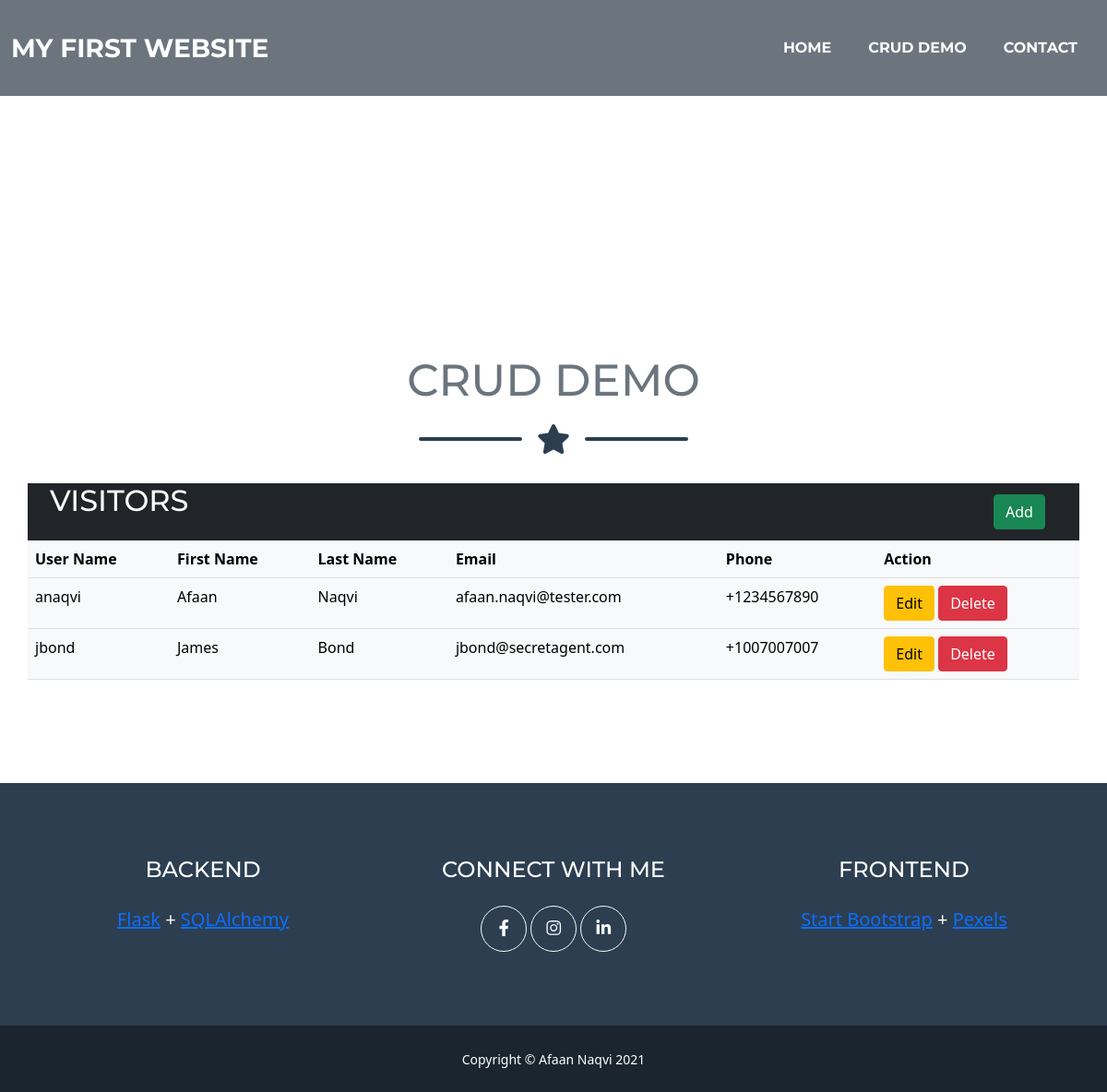
The app's page /visitors, older data.
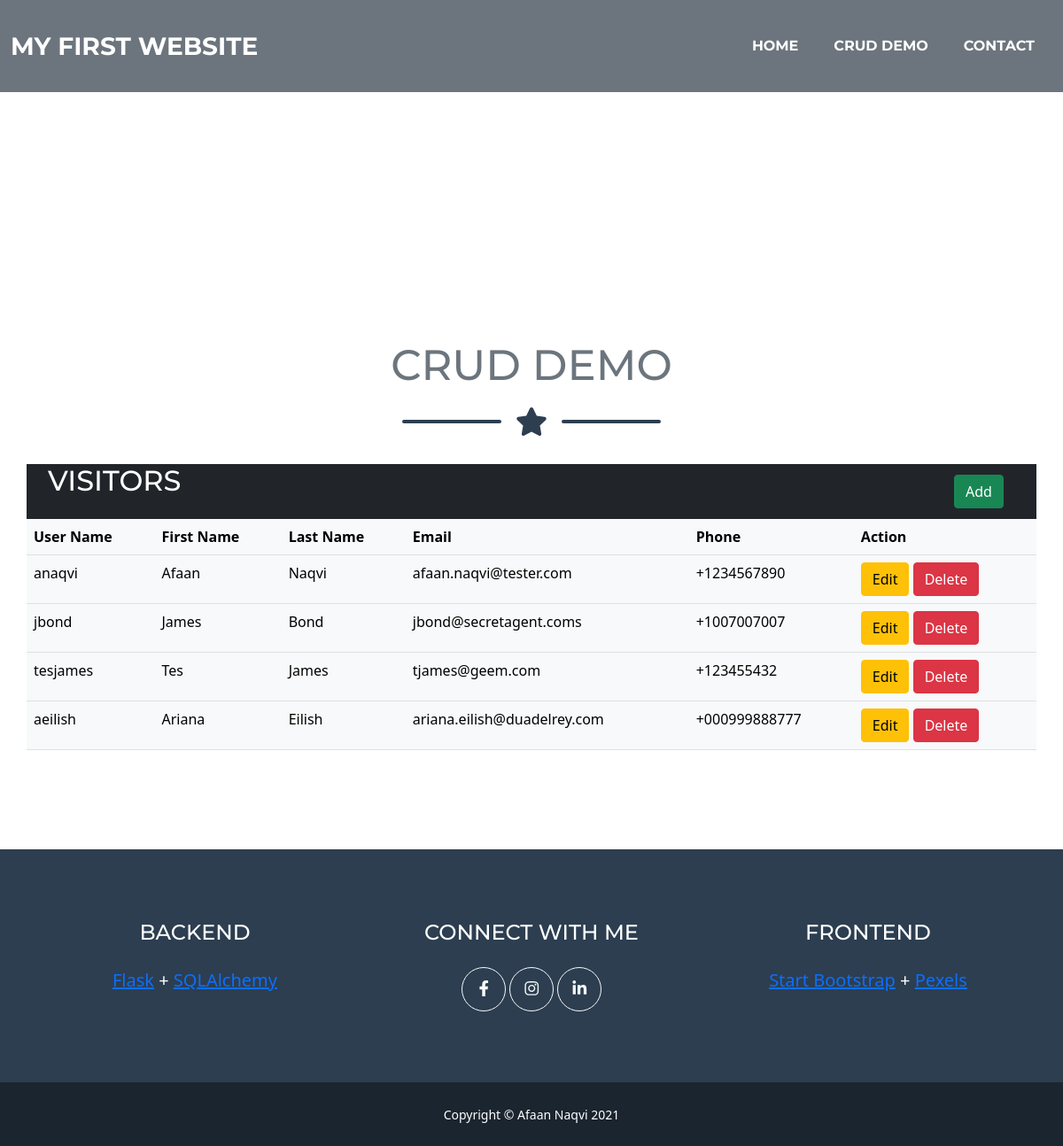
The same page, newer data.
### models/visitor.py (models this page shows, shortened)
class VisitorModel(db.Model):
    __tablename__ = 'visitors'
    user_name = db.Column(db.String(80), primary_key=True)
    first_name = db.Column(db.String(80))
    last_name = db.Column(db.String(80))
    email = db.Column(db.String(80))
    phone = db.Column(db.String(80))
    def json(self):
        return {'user_name': self.user_name,
                'first_name': self.first_name,
                'last_name': self.last_name,
                'email': self.email,
                'phone': self.phone
                }

### app.py (the view)
@app.route('/visitors')
def visitors():
    headers = {'Content-Type': 'text/html'}
    visitors = [visitor.json() for visitor in VisitorModel.query.all()]
    return make_response(render_template('visitors.html', visitors=visitors), 200, headers)

### templates/visitors.html (shortened to what this page needs)
{% extends 'layout.html' %}
{% block body %}
<header class="masthead bg-faded">
</header>
<section class="page-section" id="visitors">
  <div class="container">
    <h2 class="page-section-heading text-center text-uppercase text-secondary mb-0">CRUD Demo</h2>
    <div class="divider-custom">
      <div class="divider-custom-line"></div>
      <div class="divider-custom-icon"><i class="fas fa-star"></i></div>
      <div class="divider-custom-line"></div>
    </div>
    <div class="row justify-content-center">
      <div class="row bg-dark h-100">
        <div class="col-lg-11 my-auto">
          <h2 class="text-uppercase text-white mb-4">Visitors</h2>
        </div>
        <div class="col-lg my-auto">
          <button type="button" class="btn btn-success" data-bs-toggle="modal" data-bs-target="#addModal">Add</button>
        </div>
      </div>
      <table class="table table-light">
        <tr>
          <th>User Name</th>
          <th>First Name</th>
          <th>Last Name</th>
          <th>Email</th>
          <th>Phone</th>
          <th>Action</th>
        </tr>
        {%for visitor in visitors%}
        <tr>
          <td>{{visitor.user_name}}</td>
          <td>{{visitor.first_name}}</td>
          <td>{{visitor.last_name}}</td>
          <td>{{visitor.email}}</td>
          <td>{{visitor.phone}}</td>
          <td>
            <button type="button" class="btn btn-warning" data-bs-toggle="modal" data-bs-target="#editModal{{ visitor.user_name }}">Edit</button>
            <a href="/visitor/{{visitor.user_name}}/delete" class="btn btn-danger btn-xs" onclick="return confirm('Are you sure you want to delete {{visitor.user_name}}?')">Delete</a>
          </td>
        </tr>
        <div class="modal fade" id="editModal{{ visitor.user_name }}" tabindex="-1" aria-labelledby="editModalLabel" aria-hidden="true">
          {%endfor%}
        </div>
      </table>
    </div>
  </div>
</section>
{% endblock %}

### templates/layout.html (shortened to what this page needs)
<!DOCTYPE html>
<html>
<head>
	<link rel= "stylesheet" type= "text/css" href= "{{ url_for('static',filename='styles/mainpage.css') }}">
	<link href="https://cdn.jsdelivr.net/npm/bootstrap@5.1.0/dist/css/bootstrap.min.css" rel="stylesheet">
</head>
    <body id="page-top">
        <nav class="navbar navbar-expand-lg bg-secondary text-uppercase fixed-top" id="mainNav">
            <div class="container-fluid">
                <a class="navbar-brand" href="#page-top">My First Website</a>
                <div class="collapse navbar-collapse" id="navbarResponsive">
                    <ul class="navbar-nav ms-auto">
                        <li class="nav-item mx-0 mx-lg-1"><a class="nav-link py-3 px-0 px-lg-3 rounded" href="/">Home</a></li>
                        <li class="nav-item mx-0 mx-lg-1"><a class="nav-link py-3 px-0 px-lg-3 rounded" href="/visitors">CRUD Demo</a></li>
                        <li class="nav-item mx-0 mx-lg-1"><a class="nav-link py-3 px-0 px-lg-3 rounded" href="/contact">Contact</a></li>
                    </ul>
                </div>
            </div>
        </nav>
        {% block body %}{% endblock %}
        <footer class="footer text-center">
            <div class="container">
                <div class="row">
                    <div class="col-lg-4 mb-5 mb-lg-0">
                        <h4 class="text-uppercase mb-4">Backend</h4>
                        <p class="lead mb-0">
                            <a href="https://flask.palletsprojects.com/en/2.0.x/">Flask</a> + <a href="https://www.sqlalchemy.org/">SQLAlchemy</a>
                        </p>
                    </div>
                    <div class="col-lg-4 mb-5 mb-lg-0">
                        <h4 class="text-uppercase mb-4">Connect with Me</h4>
                        <a class="btn btn-outline-light btn-circle btn-lg" href="https://www.facebook.com/afaan.naqvi"><i class="fab fa-fw fa-facebook-f"></i></a>
                        <a class="btn btn-outline-light btn-circle btn-lg" href="https://www.instagram.com/axn5556/"><i class="fab fa-fw fa-instagram"></i></a>
                        <a class="btn btn-outline-light btn-circle btn-lg" href="https://www.linkedin.com/in/afaan-naqvi-30767bb/"><i class="fab fa-fw fa-linkedin-in"></i></a>
                    </div>
                    <div class="col-lg-4">
                        <h4 class="text-uppercase mb-4">Frontend</h4>
                        <p class="lead mb-0">
                            <a href="http://startbootstrap.com">Start Bootstrap</a> + <a href="https://www.pexels.com/">Pexels</a>
                        </p>
                    </div>
                </div>
            </div>
        </footer>
        <div class="copyright py-4 text-center text-white">
            <div class="container"><small>Copyright &copy; Afaan Naqvi 2021</small></div>
        </div>
</body>
</html>

Row changes from the older to the newer data that the page shows:
changed VisitorModel "jbond": email "jbond@secretagent.com" → "jbond@secretagent.coms"
added VisitorModel: user_name "tesjames", first_name "Tes", last_name "James", email "tjames@geem.com", phone "+123455432"
added VisitorModel: user_name "aeilish", first_name "Ariana", last_name "Eilish", email "ariana.eilish@duadelrey.com", phone "+000999888777"
